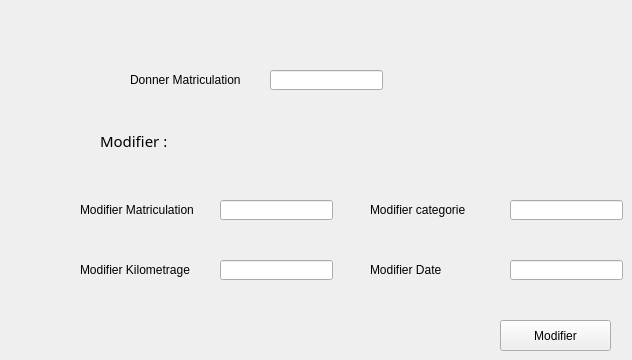
     <widget class="QWidget" name="Modifier_2">
      <attribute name="title">
       <string>Modifier</string>
      </attribute>
      <widget class="QLabel" name="Kilometrage_M_2">
       <property name="geometry">
        <rect>
         <x>80</x>
         <y>260</y>
         <width>131</width>
         <height>20</height>
        </rect>
       </property>
       <property name="text">
        <string>Modifier Kilometrage</string>
       </property>
      </widget>
      <widget class="QLabel" name="Date_M_2">
       <property name="geometry">
        <rect>
         <x>370</x>
         <y>260</y>
         <width>131</width>
         <height>20</height>
        </rect>
       </property>
       <property name="text">
        <string>Modifier Date </string>
       </property>
      </widget>
      <widget class="QLineEdit" name="lineEdit_matRech_M_D">
       <property name="geometry">
        <rect>
         <x>270</x>
         <y>70</y>
         <width>113</width>
         <height>20</height>
        </rect>
       </property>
      </widget>
      <widget class="QLineEdit" name="lineEdit_categorie_M_D">
       <property name="geometry">
        <rect>
         <x>510</x>
         <y>200</y>
         <width>113</width>
         <height>20</height>
        </rect>
       </property>
      </widget>
      <widget class="QLineEdit" name="lineEdit_date_M_D">
       <property name="geometry">
        <rect>
         <x>510</x>
         <y>260</y>
         <width>113</width>
         <height>20</height>
        </rect>
       </property>
      </widget>
      <widget class="QLabel" name="categorie_M_2">
       <property name="geometry">
        <rect>
         <x>370</x>
         <y>200</y>
         <width>131</width>
         <height>20</height>
        </rect>
       </property>
       <property name="text">
        <string>Modifier categorie</string>
       </property>
      </widget>
      <widget class="QLineEdit" name="lineEdit_km_M_D">
       <property name="geometry">
        <rect>
         <x>220</x>
         <y>260</y>
         <width>113</width>
         <height>20</height>
        </rect>
       </property>
      </widget>
      <widget class="QLabel" name="matriculation_M_2">
       <property name="geometry">
        <rect>
         <x>130</x>
         <y>70</y>
         <width>131</width>
         <height>20</height>
        </rect>
       </property>
       <property name="text">
        <string>Donner Matriculation </string>
       </property>
      </widget>
      <widget class="QPushButton" name="pushButton_Modifier_M">
       <property name="geometry">
        <rect>
         <x>500</x>
         <y>320</y>
         <width>111</width>
         <height>31</height>
        </rect>
       </property>
       <property name="text">
        <string>Modifier</string>
       </property>
      </widget>
      <widget class="QLineEdit" name="lineEdit_mat_M_D">
       <property name="geometry">
        <rect>
         <x>220</x>
         <y>200</y>
         <width>113</width>
         <height>20</height>
        </rect>
       </property>
      </widget>
      <widget class="QLabel" name="matriculation_M_4">
       <property name="geometry">
        <rect>
         <x>80</x>
         <y>200</y>
         <width>131</width>
         <height>20</height>
        </rect>
       </property>
       <property name="text">
        <string>Modifier Matriculation </string>
       </property>
      </widget>
      <widget class="QLabel" name="Modifier_4">
       <property name="geometry">
        <rect>
         <x>100</x>
         <y>130</y>
         <width>211</width>
         <height>21</height>
        </rect>
       </property>
       <property name="font">
        <font>
         <family>MS Reference Sans Serif</family>
         <pointsize>11</pointsize>
        </font>
       </property>
       <property name="text">
        <string>Modifier :</string>
       </property>
      </widget>
     </widget>
